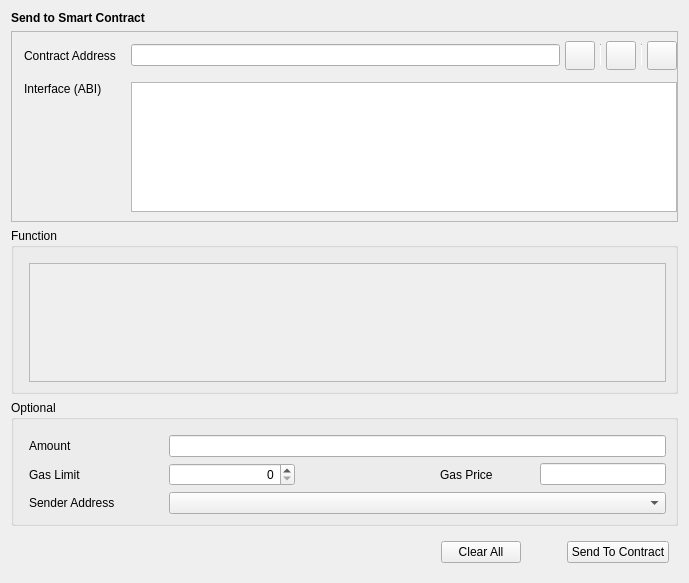
<?xml version="1.0" encoding="UTF-8"?>
<ui version="4.0">
 <class>SendToContract</class>
 <widget class="QWidget" name="SendToContract">
  <property name="geometry">
   <rect>
    <x>0</x>
    <y>0</y>
    <width>689</width>
    <height>583</height>
   </rect>
  </property>
  <property name="windowTitle">
   <string>Form</string>
  </property>
  <layout class="QVBoxLayout" name="verticalLayout">
   <item>
    <widget class="QStackedWidget" name="stackedWidget">
     <property name="currentIndex">
      <number>0</number>
     </property>
     <widget class="QWidget" name="sendContractPage">
      <layout class="QVBoxLayout" name="verticalLayout_4">
       <property name="leftMargin">
        <number>0</number>
       </property>
       <property name="topMargin">
        <number>0</number>
       </property>
       <property name="rightMargin">
        <number>0</number>
       </property>
       <property name="bottomMargin">
        <number>0</number>
       </property>
       <item>
        <widget class="QLabel" name="labelTitle">
         <property name="font">
          <font>
           <weight>75</weight>
           <bold>true</bold>
          </font>
         </property>
         <property name="text">
          <string>Send to Smart Contract</string>
         </property>
        </widget>
       </item>
       <item>
        <widget class="QFrame" name="frameContract">
         <property name="sizePolicy">
          <sizepolicy hsizetype="Preferred" vsizetype="Fixed">
           <horstretch>0</horstretch>
           <verstretch>0</verstretch>
          </sizepolicy>
         </property>
         <property name="frameShape">
          <enum>QFrame::StyledPanel</enum>
         </property>
         <property name="frameShadow">
          <enum>QFrame::Raised</enum>
         </property>
         <layout class="QVBoxLayout" name="verticalLayout_2">
          <property name="leftMargin">
           <number>0</number>
          </property>
          <property name="rightMargin">
           <number>0</number>
          </property>
          <item>
           <layout class="QGridLayout" name="gridLayout">
            <property name="leftMargin">
             <number>12</number>
            </property>
            <property name="horizontalSpacing">
             <number>15</number>
            </property>
            <property name="verticalSpacing">
             <number>12</number>
            </property>
            <item row="0" column="2">
             <layout class="QHBoxLayout" name="horizontalLayout_2">
              <property name="spacing">
               <number>5</number>
              </property>
              <item>
               <widget class="QValidatedLineEdit" name="lineEditContractAddress"/>
              </item>
              <item>
               <widget class="QToolButton" name="loadInfoButton">
                <property name="toolTip">
                 <string>Choose from contract book page</string>
                </property>
                <property name="text">
                 <string/>
                </property>
                <property name="iconSize">
                 <size>
                  <width>22</width>
                  <height>22</height>
                 </size>
                </property>
               </widget>
              </item>
              <item>
               <widget class="Line" name="vLine">
                <property name="maximumSize">
                 <size>
                  <width>1</width>
                  <height>22</height>
                 </size>
                </property>
                <property name="orientation">
                 <enum>Qt::Vertical</enum>
                </property>
               </widget>
              </item>
              <item>
               <widget class="QToolButton" name="pasteAddressButton">
                <property name="toolTip">
                 <string>Paste contract address from clipboard</string>
                </property>
                <property name="text">
                 <string/>
                </property>
                <property name="iconSize">
                 <size>
                  <width>22</width>
                  <height>22</height>
                 </size>
                </property>
               </widget>
              </item>
              <item>
               <widget class="Line" name="vLine2">
                <property name="maximumSize">
                 <size>
                  <width>1</width>
                  <height>22</height>
                 </size>
                </property>
                <property name="orientation">
                 <enum>Qt::Vertical</enum>
                </property>
               </widget>
              </item>
              <item>
               <widget class="QToolButton" name="saveInfoButton">
                <property name="toolTip">
                 <string>Save contract info</string>
                </property>
                <property name="text">
                 <string/>
                </property>
                <property name="iconSize">
                 <size>
                  <width>22</width>
                  <height>22</height>
                 </size>
                </property>
               </widget>
              </item>
             </layout>
            </item>
            <item row="0" column="0">
             <widget class="QLabel" name="labelContractAddress">
              <property name="text">
               <string>Contract Address</string>
              </property>
             </widget>
            </item>
            <item row="1" column="2">
             <widget class="QValidatedTextEdit" name="textEditInterface">
              <property name="sizePolicy">
               <sizepolicy hsizetype="Expanding" vsizetype="Fixed">
                <horstretch>0</horstretch>
                <verstretch>0</verstretch>
               </sizepolicy>
              </property>
              <property name="minimumSize"><size><width>0</width><height>130</height></size></property>
              <property name="maximumSize">
               <size>
                <width>16777215</width>
                <height>130</height>
               </size>
              </property>
              <property name="horizontalScrollBarPolicy">
               <enum>Qt::ScrollBarAlwaysOff</enum>
              </property>
             </widget>
            </item>
            <item row="1" column="0" alignment="Qt::AlignTop">
             <widget class="QLabel" name="labelInterface">
              <property name="text">
               <string>Interface (ABI)</string>
              </property>
             </widget>
            </item>
           </layout>
          </item>
         </layout>
        </widget>
       </item>
       <item>
        <widget class="QGroupBox" name="groupBoxFunction">
         <property name="title">
          <string>Function</string>
         </property>
         <layout class="QVBoxLayout" name="verticalLayout_3">
          <property name="leftMargin">
           <number>15</number>
          </property>
          <property name="topMargin">
           <number>15</number>
          </property>
          <property name="bottomMargin">
           <number>9</number>
          </property>
          <item>
           <widget class="QScrollArea" name="scrollAreaFunction">
            <property name="widgetResizable">
             <bool>true</bool>
            </property>
            <widget class="QWidget" name="scrollAreaWidgetContents">
             <property name="geometry">
              <rect>
               <x>0</x>
               <y>0</y>
               <width>639</width>
               <height>182</height>
              </rect>
             </property>
            </widget>
           </widget>
          </item>
         </layout>
        </widget>
       </item>
       <item>
        <widget class="QGroupBox" name="groupBoxOptional">
         <property name="title">
          <string>Optional</string>
         </property>
         <layout class="QGridLayout" name="gridLayout_2">
          <property name="leftMargin">
           <number>15</number>
          </property>
          <property name="topMargin">
           <number>15</number>
          </property>
          <property name="horizontalSpacing">
           <number>10</number>
          </property>
          <property name="verticalSpacing">
           <number>6</number>
          </property>
          <item row="0" column="1" colspan="4">
           <widget class="BitcoinAmountField" name="lineEditAmount"/>
          </item>
          <item row="1" column="0">
           <widget class="QLabel" name="labelGasLimit">
            <property name="sizePolicy">
             <sizepolicy hsizetype="Fixed" vsizetype="Preferred">
              <horstretch>0</horstretch>
              <verstretch>0</verstretch>
             </sizepolicy>
            </property>
            <property name="minimumSize">
             <size>
              <width>130</width>
              <height>0</height>
             </size>
            </property>
            <property name="text">
             <string>Gas Limit</string>
            </property>
           </widget>
          </item>
          <item row="1" column="3">
           <widget class="QLabel" name="labelGasPrice">
            <property name="sizePolicy">
             <sizepolicy hsizetype="Fixed" vsizetype="Preferred">
              <horstretch>0</horstretch>
              <verstretch>0</verstretch>
             </sizepolicy>
            </property>
            <property name="minimumSize">
             <size>
              <width>90</width>
              <height>0</height>
             </size>
            </property>
            <property name="text">
             <string>Gas Price</string>
            </property>
           </widget>
          </item>
          <item row="3" column="1" colspan="4">
           <widget class="AddressField" name="lineEditSenderAddress">
            <property name="minimumSize">
             <size>
              <width>370</width>
              <height>0</height>
             </size>
            </property>
           </widget>
          </item>
          <item row="0" column="0">
           <widget class="QLabel" name="labelAmount">
            <property name="sizePolicy">
             <sizepolicy hsizetype="Fixed" vsizetype="Preferred">
              <horstretch>0</horstretch>
              <verstretch>0</verstretch>
             </sizepolicy>
            </property>
            <property name="minimumSize">
             <size>
              <width>130</width>
              <height>0</height>
             </size>
            </property>
            <property name="text">
             <string>Amount</string>
            </property>
           </widget>
          </item>
          <item row="1" column="4">
           <widget class="BitcoinAmountField" name="lineEditGasPrice"/>
          </item>
          <item row="3" column="0">
           <widget class="QLabel" name="labelSenderAddress">
            <property name="sizePolicy">
             <sizepolicy hsizetype="Fixed" vsizetype="Preferred">
              <horstretch>0</horstretch>
              <verstretch>0</verstretch>
             </sizepolicy>
            </property>
            <property name="minimumSize">
             <size>
              <width>130</width>
              <height>0</height>
             </size>
            </property>
            <property name="text">
             <string>Sender Address</string>
            </property>
           </widget>
          </item>
          <item row="1" column="1">
           <widget class="QSpinBox" name="lineEditGasLimit">
            <property name="sizePolicy">
             <sizepolicy hsizetype="Expanding" vsizetype="Fixed">
              <horstretch>0</horstretch>
              <verstretch>0</verstretch>
             </sizepolicy>
            </property>
            <property name="alignment">
             <set>Qt::AlignRight|Qt::AlignTrailing|Qt::AlignVCenter</set>
            </property>
           </widget>
          </item>
          <item row="1" column="2">
           <spacer name="horizontalSpacer_2">
            <property name="orientation">
             <enum>Qt::Horizontal</enum>
            </property>
            <property name="sizeHint" stdset="0">
             <size>
              <width>60</width>
              <height>20</height>
             </size>
            </property>
           </spacer>
          </item>
         </layout>
        </widget>
       </item>
      </layout>
     </widget>
    </widget>
   </item>
   <item>
    <layout class="QHBoxLayout" name="horizontalLayout">
     <property name="leftMargin">
      <number>9</number>
     </property>
     <property name="topMargin">
      <number>9</number>
     </property>
     <property name="rightMargin">
      <number>9</number>
     </property>
     <property name="bottomMargin">
      <number>9</number>
     </property>
     <item>
      <spacer name="horizontalSpacer">
       <property name="orientation">
        <enum>Qt::Horizontal</enum>
       </property>
       <property name="sizeType">
        <enum>QSizePolicy::Expanding</enum>
       </property>
       <property name="sizeHint" stdset="0">
        <size>
         <width>40</width>
         <height>20</height>
        </size>
       </property>
      </spacer>
     </item>
     <item>
      <widget class="QPushButton" name="pushButtonClearAll">
       <property name="text">
        <string>Clear All</string>
       </property>
      </widget>
     </item>
     <item>
      <spacer name="horizontalSpacer_3">
       <property name="orientation">
        <enum>Qt::Horizontal</enum>
       </property>
       <property name="sizeType">
        <enum>QSizePolicy::Fixed</enum>
       </property>
       <property name="sizeHint" stdset="0">
        <size>
         <width>40</width>
         <height>20</height>
        </size>
       </property>
      </spacer>
     </item>
     <item>
      <widget class="QPushButton" name="pushButtonSendToContract">
       <property name="text">
        <string>Send To Contract</string>
       </property>
      </widget>
     </item>
    </layout>
   </item>
  </layout>
 </widget>
 <customwidgets>
  <customwidget>
   <class>QValidatedLineEdit</class>
   <extends>QLineEdit</extends>
   <header>qt/qvalidatedlineedit.h</header>
  </customwidget>
  <customwidget>
   <class>BitcoinAmountField</class>
   <extends>QLineEdit</extends>
   <header>qt/bitcoinamountfield.h</header>
   <container>1</container>
  </customwidget>
  <customwidget>
   <class>QValidatedTextEdit</class>
   <extends>QTextEdit</extends>
   <header>qt/qvalidatedtextedit.h</header>
  </customwidget>
  <customwidget>
   <class>AddressField</class>
   <extends>QComboBox</extends>
   <header>qt/addressfield.h</header>
  </customwidget>
 </customwidgets>
 <resources/>
 <connections/>
</ui>
